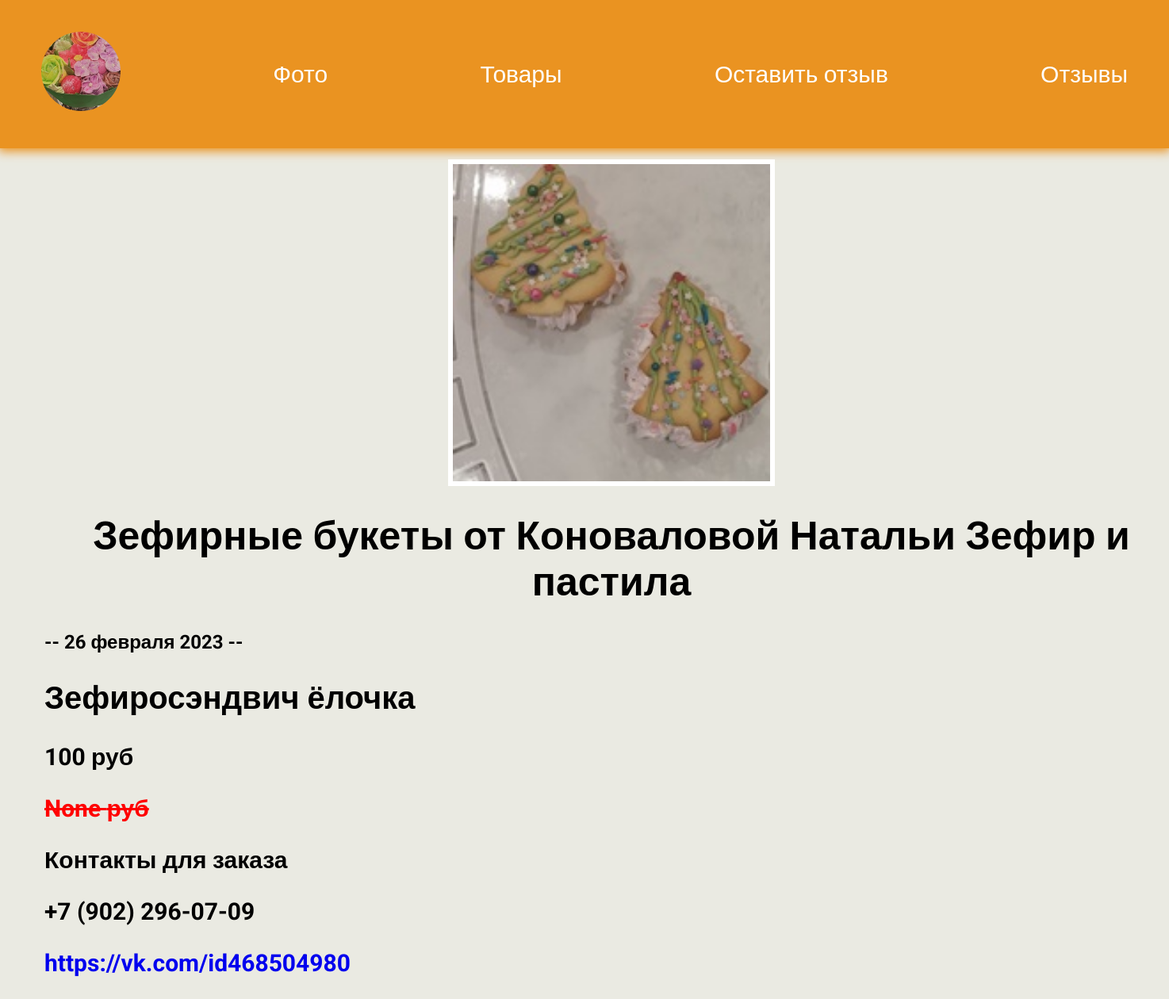
Screenshot of /product/33/ with the database file from the repository.
### product/models.py (models this page shows, shortened)
class Product(models.Model):
    title = models.CharField(max_length=200, null=True, blank=True)
    name = models.CharField(max_length=200, null=True, blank=True)
    date = models.DateField()
    image = models.ImageField(upload_to='web/images/')
    new_price = models.IntegerField(default=0, null=True, blank=True)
    old_price = models.IntegerField(default=0, null=True, blank=True)

### product/views.py (the view)
# urls.py: path("<int:product_id>/", views.detail, name='detail'),
def detail(request, product_id):
    product = get_object_or_404(Product, pk=product_id)
    return render(request, 'product/details.html', {'product': product})

### product/templates/product/details.html
{% extends 'web/base.html' %}
{% load static %}
{% block content %}
<div class="detail">
    <img src="{{ product.image.url }}" alt="">
    <h1>{{ product.title }}</h1>
    <h2>-- {{ product.date|date:'j E Y' }} --</h2>
    <h2 class="name">{{ product.name }}</h2>
    <p>{{ product.new_price }} руб</p>
    <p class="old_price">{{ product.old_price }} руб</p>
    <p>Контакты для заказа</p>
    <p>+7 (902) 296-07-09</p>
    <a href="https://vk.com/id468504980" target="_blank">
        <p>https://vk.com/id468504980</p>
    </a>
</div>
{% endblock %}

### web/static/css/style.css (style rules this page uses)
body { font-family: 'Roboto',sans-serif; padding: 0; margin: 0; background:rgb(234, 234, 226); }
h1 { text-align: center; font-size: 50px; }
.detail { width: 1430px; margin: 4px; }
.detail img { width: 400px; height: 400px; display: block; margin: 0 auto; border: 6px solid #FFF; text-align: center; object-fit: cover; }
.detail p { font-weight: bold; font-size: 30px; }
.old_price { color: red; text-decoration: line-through; }
.name { font-size: 40px; }

### web/templates/web/base.html (style rules this page uses)
a { text-decoration:none; }

### rows the page displays
Product: image (picture), title "Зефирные букеты от Коноваловой Натальи Зефир и пастила", date "26 февраля 2023", name "Зефиросэндвич ёлочка", new_price "100", old_price "None"
